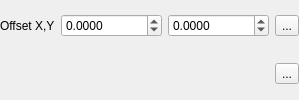
                       <widget class="QFrame" name="mPlacementOffsetFrame">
                        <property name="minimumSize">
                         <size>
                          <width>0</width>
                          <height>0</height>
                         </size>
                        </property>
                        <property name="frameShape">
                         <enum>QFrame::NoFrame</enum>
                        </property>
                        <property name="frameShadow">
                         <enum>QFrame::Raised</enum>
                        </property>
                        <layout class="QGridLayout" name="gridLayout_15">
                         <property name="leftMargin">
                          <number>0</number>
                         </property>
                         <property name="topMargin">
                          <number>0</number>
                         </property>
                         <property name="rightMargin">
                          <number>0</number>
                         </property>
                         <property name="bottomMargin">
                          <number>0</number>
                         </property>
                         <property name="verticalSpacing">
                          <number>12</number>
                         </property>
                         <item row="0" column="2">
                          <widget class="QgsDoubleSpinBox" name="mPointOffsetYSpinBox">
                           <property name="sizePolicy">
                            <sizepolicy hsizetype="Preferred" vsizetype="Fixed">
                             <horstretch>0</horstretch>
                             <verstretch>0</verstretch>
                            </sizepolicy>
                           </property>
                           <property name="prefix">
                            <string/>
                           </property>
                           <property name="suffix">
                            <string/>
                           </property>
                           <property name="decimals">
                            <number>4</number>
                           </property>
                           <property name="minimum">
                            <double>-9999999.000000000000000</double>
                           </property>
                           <property name="maximum">
                            <double>9999999.000000000000000</double>
                           </property>
                           <property name="singleStep">
                            <double>0.100000000000000</double>
                           </property>
                          </widget>
                         </item>
                         <item row="0" column="3">
                          <widget class="QgsDataDefinedButton" name="mPointOffsetDDBtn">
                           <property name="text">
                            <string>...</string>
                           </property>
                          </widget>
                         </item>
                         <item row="1" column="3">
                          <widget class="QgsDataDefinedButton" name="mPointOffsetUnitsDDBtn">
                           <property name="text">
                            <string>...</string>
                           </property>
                          </widget>
                         </item>
                         <item row="0" column="1">
                          <widget class="QgsDoubleSpinBox" name="mPointOffsetXSpinBox">
                           <property name="sizePolicy">
                            <sizepolicy hsizetype="Preferred" vsizetype="Fixed">
                             <horstretch>0</horstretch>
                             <verstretch>0</verstretch>
                            </sizepolicy>
                           </property>
                           <property name="prefix">
                            <string/>
                           </property>
                           <property name="suffix">
                            <string/>
                           </property>
                           <property name="decimals">
                            <number>4</number>
                           </property>
                           <property name="minimum">
                            <double>-9999999.000000000000000</double>
                           </property>
                           <property name="maximum">
                            <double>9999999.000000000000000</double>
                           </property>
                           <property name="singleStep">
                            <double>0.100000000000000</double>
                           </property>
                          </widget>
                         </item>
                         <item row="0" column="0">
                          <widget class="QLabel" name="label_15">
                           <property name="sizePolicy">
                            <sizepolicy hsizetype="Maximum" vsizetype="Preferred">
                             <horstretch>0</horstretch>
                             <verstretch>0</verstretch>
                            </sizepolicy>
                           </property>
                           <property name="text">
                            <string>Offset X,Y</string>
                           </property>
                          </widget>
                         </item>
                         <item row="1" column="1" colspan="2">
                          <widget class="QgsUnitSelectionWidget" name="mPointOffsetUnitWidget" native="true"/>
                         </item>
                        </layout>
                       </widget>
